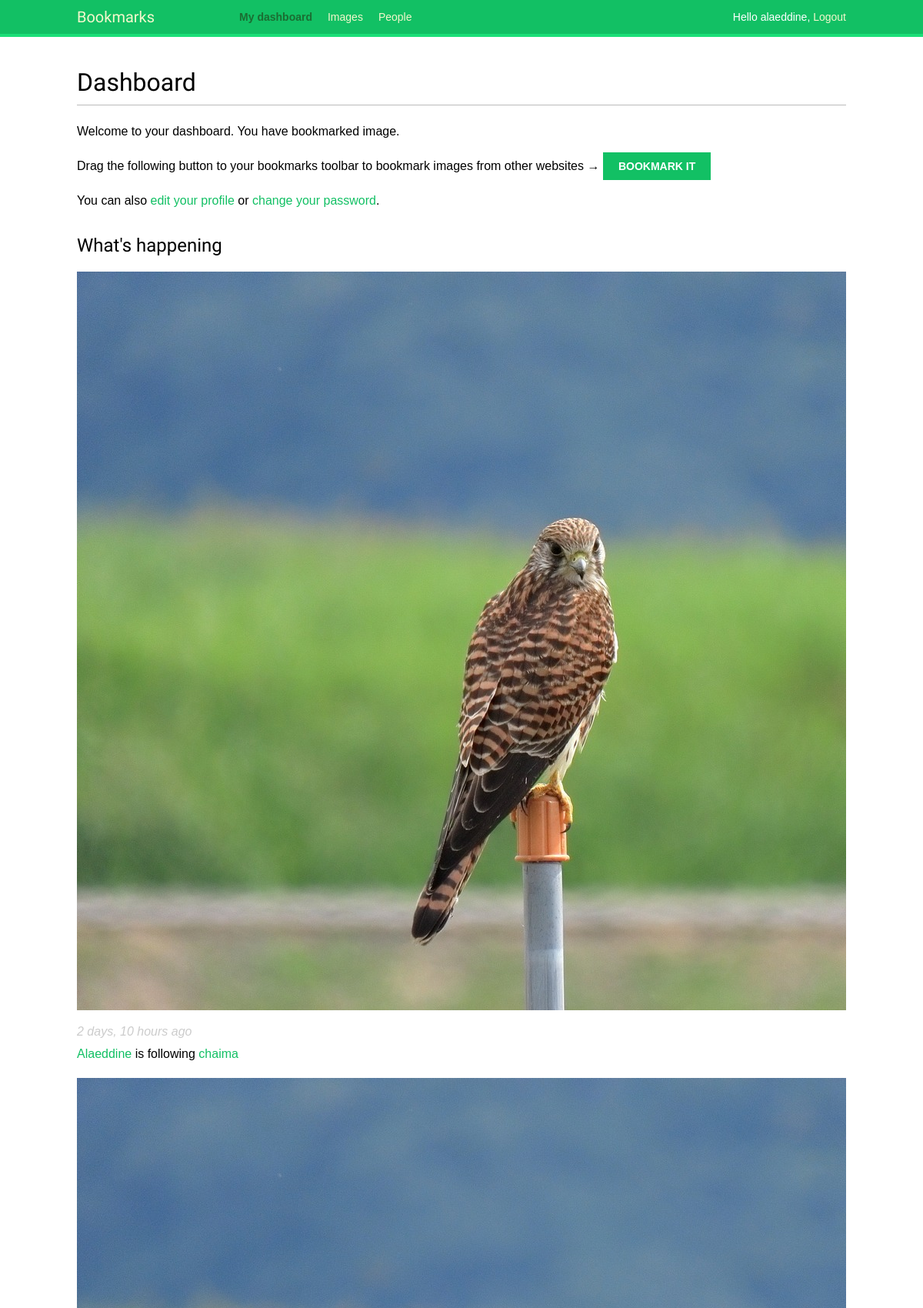
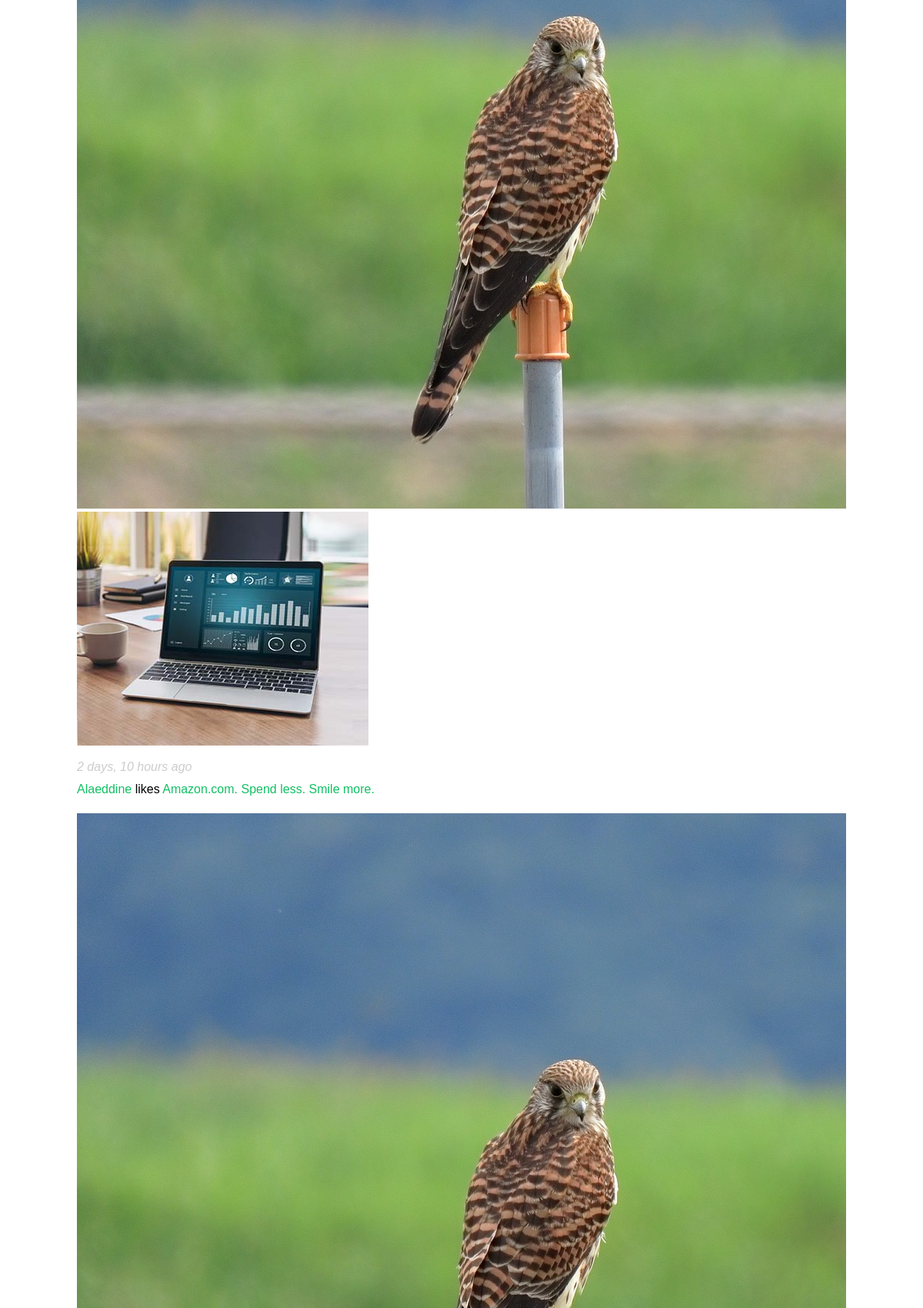
Screenshot of /account/ (signed in, upper part) with the database file from the repository (2 pictures, top to bottom).
### actions/models.py (models this page shows)
class Action(models.Model):
    user = models.ForeignKey('auth.user',
                             related_name='action',
                             on_delete=models.CASCADE)
    verb = models.CharField(max_length=250)
    created = models.DateTimeField(auto_now_add=True)
    target_ct = models.ForeignKey(ContentType,
                                  blank=True,
                                  null=True,
                                  related_name='target_obj',
                                  on_delete=models.CASCADE)
    target_id = models.PositiveBigIntegerField(null=True,blank=True)
    target = GenericForeignKey('target_ct','target_id')
    class meta:
        indexes = [
            models.Index(fields=['-created']),
            models.Index(fields=['target_ct', 'target_id']),
        ]
        ordering = ['-created']

### images/models.py (models this page shows, shortened)
class Image(models.Model):
    user = models.ForeignKey(settings.AUTH_USER_MODEL,
                             related_name='image_created',
                             on_delete=models.CASCADE)
    users_like = models.ManyToManyField(settings.AUTH_USER_MODEL,
                                        related_name='images_liked',
                                        blank=True)
    title = models.CharField(max_length=200)
    slug = models.SlugField(max_length=200)
    url = models.URLField(max_length=2000)
    image = models.ImageField(upload_to='images/%Y/%m/%d/')
    description = models.TextField(blank=True)
    created = models.DateField(auto_now_add=True)
    total_likes = models.PositiveBigIntegerField(default=0)
    class Meta:
        indexes = [
        models.Index(fields=['-created']),
        models.Index(fields=['-total_likes']),
        ]
        ordering = ['-created']
    def __str__(self):
        return self.title
    def get_absolute_url(self):
        return reverse('images:detail',args=[self.id,self.slug])

### account/views.py (the view)
# urls.py: path("", views.dashboard, name="dashboard"),
@login_required
def dashboard(request):
    actions = Action.objects.exclude(user=request.user)
    following_ids = request.user.following.values_list('id',flat=True)
    if following_ids:
        actions = actions.filter(user_id__in=following_ids)
    actions = actions.select_related('user', 'user__profile')\
        .prefetch_related('target')[:10]
    return render(request,
                  'account/dashboard.html',
                  {'section': 'dashboard',
                  'actions': actions})

### account/templates/account/dashboard.html (shortened to what this page needs)
{% extends "base.html" %}
{% block content %}
  <h1>Dashboard</h1>
  {% with total_images_created=request.user.images_created.count %}
    <p>Welcome to your dashboard. You have bookmarked {{ total_images_created }} image{{ total_images_created|pluralize }}.</p>
  {% endwith %}
  <p>Drag the following button to your bookmarks toolbar to bookmark images from other websites → <a href="javascript:{% include "bookmarklet_launcher.js" %}" class="button">Bookmark it</a></p>
  <p>You can also <a href="{% url "edit" %}">edit your profile</a> or <a href="{% url "password_change" %}">change your password</a>.</p>
  <h2>What's happening</h2>
  <div id="action-list">
    {% for action in actions %}
      {% include "actions/action/detail.html" %}
    {% endfor %}
  </div>
{% endblock %}

### account/templates/base.html (shortened to what this page needs)
{% load static %}
<!DOCTYPE html>
<html>
<head>
 <link href="{% static "css/base.css" %}" rel="stylesheet">
</head>
<body>
 <div id="header">
 <span class="logo">Bookmarks</span>
 {% if request.user.is_authenticated %}
 <ul class="menu">
 <li {% if section == "dashboard" %}class="selected"{% endif %}>
 <a href="{% url "dashboard" %}">My dashboard</a>
 </li>
 <li {% if section == "images" %}class="selected"{% endif %}>
 <a href="{% url "images:list" %}">Images</a>
 </li>
 <li {% if section == "people" %}class="selected"{% endif %}>
   <a href="{% url "user_list" %}">People</a>
   </li>
   </ul>
   {% endif %}
   <span class="user">
   {% if request.user.is_authenticated %}
   Hello {{ request.user.first_name|default:request.user.username }},
   <a href="{% url "logout" %}">Logout</a>
   {% else %}
   <a href="{% url "login" %}">Log-in</a>
   {% endif %}
   </span>
</div>
<div id="content">
{% block content %}
{% endblock %}
</div>
</body>
</html>

### actions/templates/actions/action/detail.html
{% load thumbnail %}
{% with user=action.user profile=action.user.profile %}
<div class="action">
  <div class="images">
    {% if profile.photo %}
      {% thumbnail user.profile.photo "80x80" crop="100%" as im %}
      <a href="{{ user.get_absolute_url }}">
        <img src="{{ im.url }}" alt="{{ user.get_full_name }}"
         class="item-img">
      </a>
    {% endif %}
    {% if action.target %}
      {% with target=action.target %}
        {% if target.image %}
          {% thumbnail target.image "50x50" crop="100%" as im %}
          <a href="{{ target.get_absolute_url }}">
            <img src="{{ im.url }}" class="item-img">
          </a>
        {% endif %}
      {% endwith %}
    {% endif %}
  </div>
  <div class="info">
    <p>
      <span class="date">{{ action.created|timesince }} ago</span>
      <br />
      <a href="{{ user.get_absolute_url }}">
        {{ user.first_name }}
      </a>
      {{ action.verb }}
      {% if action.target %}
        {% with target=action.target %}
          <a href="{{ target.get_absolute_url }}">{{ target }}</a>
        {% endwith %}
      {% endif %}
    </p>
  </div>
</div>
{% endwith %}

### account/static/css/base.css (style rules this page uses)
body { margin: 0; padding: 0; font-family: helvetica, sans-serif; }
p { line-height: 1.8; }
a { color: #12c064; text-decoration: none; }
h1, h2, h3, h4, h5, h6 { font-family: 'Muli', sans-serif; font-weight: normal; }
h1 { border-bottom: 1px solid #bbb; padding: 0 0 10px 0; margin: 10px 0 20px 0; }
h2 { margin: 30px 0 20px; }
#header { padding: 10px 100px; font-size: 14px; background: #12c064; color: #fff; border-bottom: 4px solid #1cdf78; overflow: auto; }
#header .logo { font-family: 'Muli', sans-serif; float: left; color: #f3f7cc; font-size: 20px; margin-right: 10%; }
#header ul.menu { list-style: none; float: left; margin: 0; padding: 0; }
#header ul.menu li { float: left; padding: 4px 10px; }
#header ul.menu li.selected a, #header ul.menu li.selected a:hover { color: #1b6d32; font-weight: bold; }
#header a { color: #f3f7cc; }
#header .user { float: right; padding-top: 4px; }
#content { padding: 30px 100px; }
input[type=submit], a.button { font-weight: bold; background: #12c064; color: #fff; padding: 10px 20px; font-size: 14px; text-transform: uppercase; }
.action { clear: both; overflow: auto; }
.action .images { float: left; margin: 0 10px 10px 0; }
.action .date { font-style: italic; color: #ccc; }

### rows the page displays
Action: created "2 days, 10 hours", user.first_name "Alaeddine", verb "is following", target "chaima"
Action: created "2 days, 10 hours", user.first_name "Alaeddine", verb "likes", target "Amazon.com. Spend less. Smile more."

### other values shown
{{ request.user.first_name|default:request.user.username }} "alaeddine"
